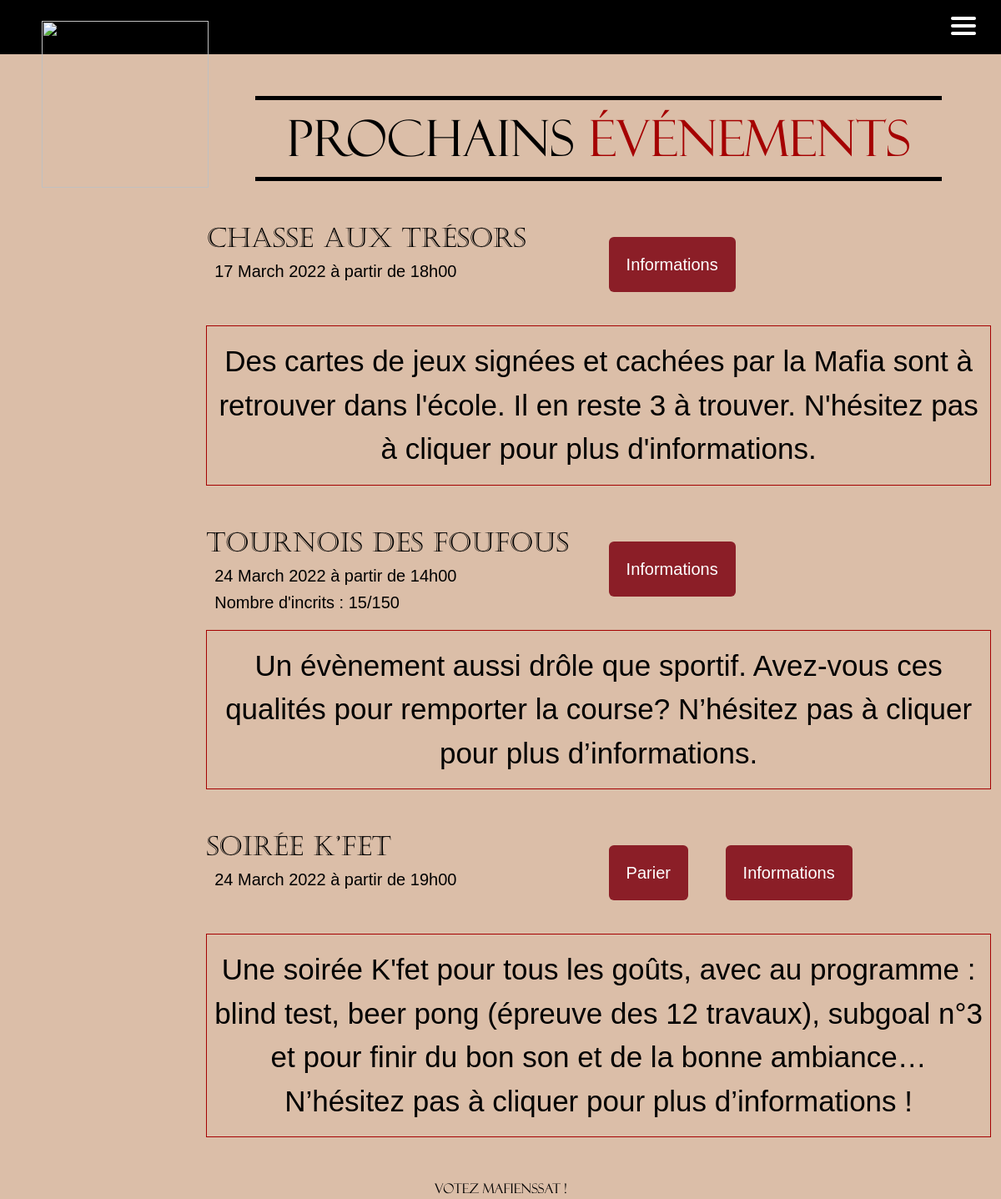
Before: /event/ with the older database file.
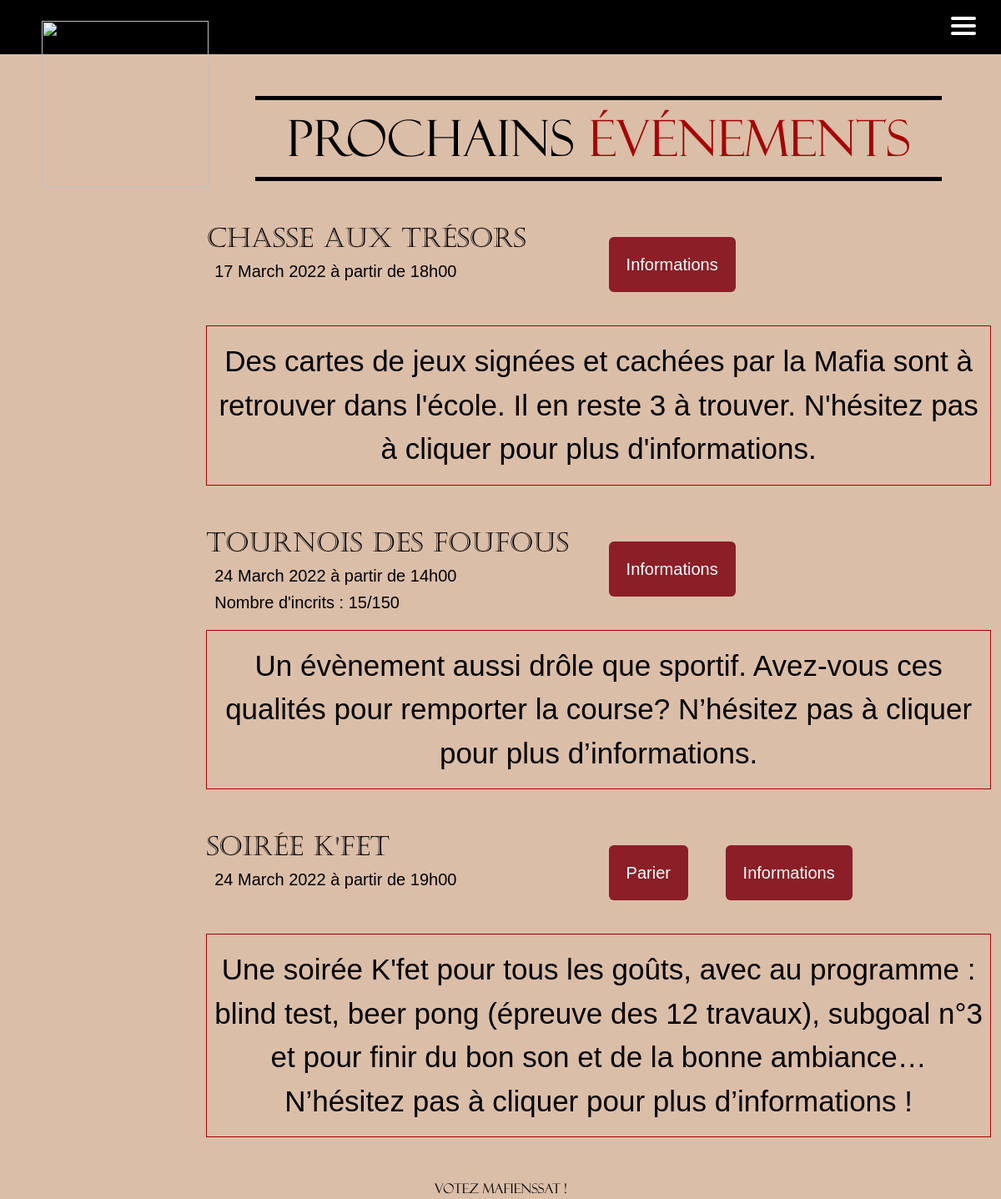
After: the same page with the newer database file.
### main_app/models.py (models this page shows)
class Event(models.Model):
    id = models.AutoField(primary_key=True, unique=True)
    event_name = models.CharField(max_length=256, unique=True)
    event_description = models.CharField(max_length=1024)
    TYPE = (
        ('A', 'Annonce'),
        ('B', 'Prévention'),
        ('C', 'Ker\'mess'),
        ('D', 'Soirée'),
        ('E', '12 Travaux du Klax')
    )
    event_type = models.CharField(max_length=1, choices=TYPE, blank=True, help_text='Which type of event')
    event_date = models.DateTimeField(help_text='YYYY-MM-DD HH:MM:SS')
    attendees_number = models.IntegerField(default=0)
    max_attendees = models.IntegerField(null=True)
    associated_bet = models.BooleanField(default=False)
    associated_html = models.BooleanField(default=False)
    visible = models.BooleanField(default=False)
    closed_event = models.BooleanField(default=False)

### main_app/views.py (the view)
# urls.py: path("event/", views.event, name="event"),
def event(request):
    events = Event.objects.all()
    try:
        user = User.objects.get(pk=request.user.id)
    except User.DoesNotExist:
        user = None
    try:
        registered_event = EventsRegistration.objects.filter(user_id_id=request.user.id)
    except EventsRegistration.DoesNotExist:
        registered_event = None
    if registered_event is not None:
        reg_event_id = []
        for e in registered_event:
            reg_event_id.append(e.event_id.id)
        if reg_event_id:
            events = Event.objects.exclude(id__in=reg_event_id).order_by("-event_date")
            registered_event = Event.objects.filter(id__in=reg_event_id).order_by("-event_date")
    else:
        messages.error(request, "Erreur lors de l'envoie de la requête")
        events = Event.objects.all().order_by('-event_date')
    return render(request, 'events/event.html', {'events': events, 'user': user, 'registered': registered_event})

### templates/events/event.html (shortened to what this page needs)
{% extends 'main.html' %}
{% block content %}
{% load static %}
{% include 'nav.html' %}
<div class="container-fluid" id="event_page_id">
    <img class="logo_loco" width="350px" height="350px" src="{% static 'img/logodeloco.png' %}">
    {% if not registered %}
        <div id="next-event">
            <h1>Prochains <span>événements</span></h1>
        </div>
    {% endif %}
    {% for event in events %}
        {% if event.visible %}
            <div id="next-event-object">
                <div class="row">
                    <div class="col">
                        <div class="name_date">
                            <h2 id="name">{{event.event_name}}</h2>
                            <h3 id="date">{{event.event_date | date:"d"}} {{event.event_date | date:"F"}} {{event.event_date | date:"o"}} à partir de {{event.event_date | date:"H"}}h{{event.event_date | date:"i"}}</h3>
                        </div>
                        <div>
                            {% if event.max_attendees != 0 %}
                                <h4 id="h4_available">Nombre d'incrits : {{event.attendees_number}}/{{event.max_attendees}}</h4>
                            {% endif %}
                        </div>
                    </div>
                    <div class="col button_event">
                        {% if event.associated_bet %}
                            <a class="col btn btn_event" href="{% url "homeBetKlax" %}" value="goBet{{ event.id }}">
                                <h5>Parier</h5>
                            </a>
                        {% endif %}
                        {% if event.associated_html %}
                        <a name="html-event" id="{{ event.event_name }}" class="col btn btn_event html-event" href="#">
                            <h5>Informations</h5>
                        </a>
                        {% endif %}
                    </div>
                </div>
                <div id="description_event">
                    <p>{{event.event_description}}</p>
                </div>
            </div>
        {% endif %}
    {% endfor %}
<div id="vote_mafienssat_event">
    <p style="text-align:center; margin:0; color:black">Votez Mafienssat !</p>
</div>
</div>
{% endblock %}

Changed rows visible on the page:
changed Event: event_name "Soirée K’Fet" → "Soirée K'Fet"
